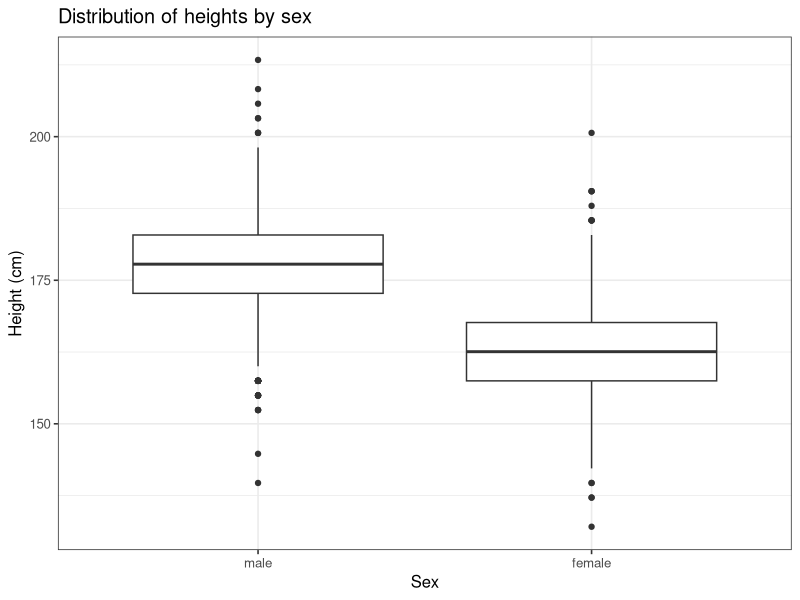
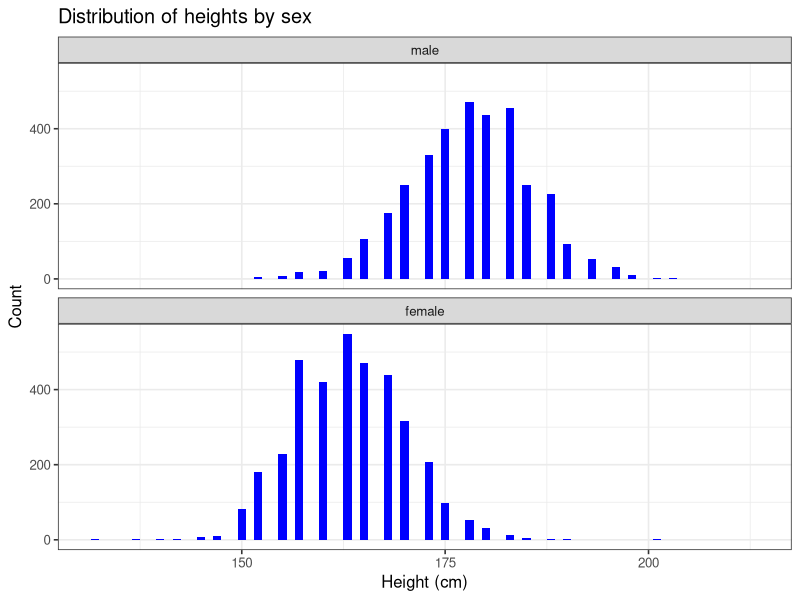
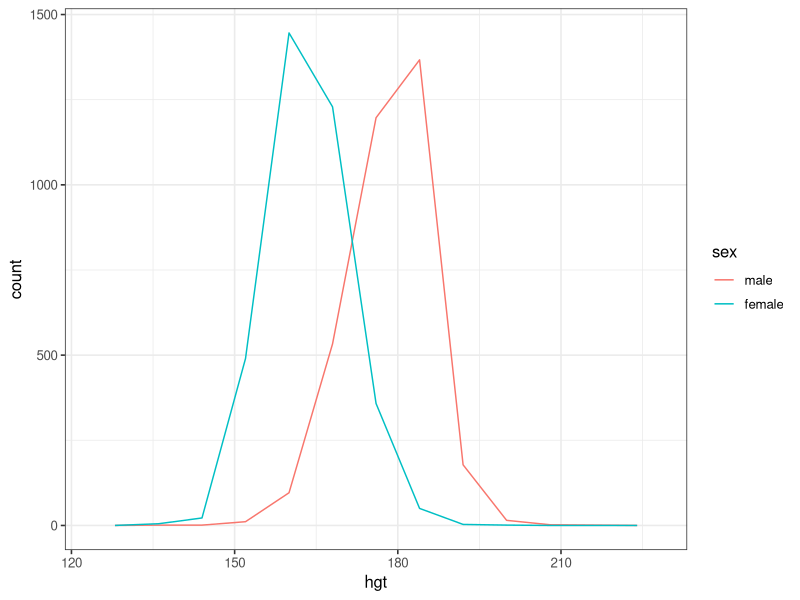
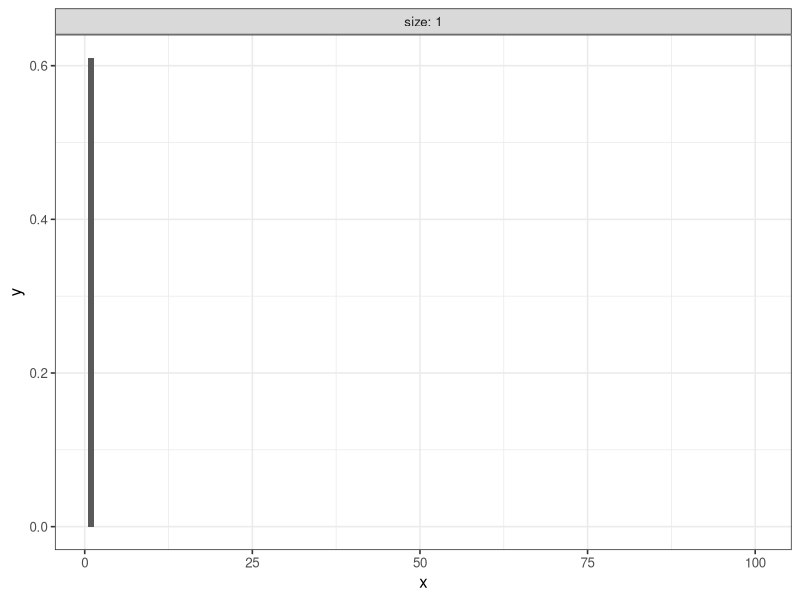

Write the R code that produced these figures, in order.
## ---- chunk 1
knitr::opts_chunk$set(echo = TRUE)

options(dplyr.summarise.inform = FALSE)
library(tidyverse)

# set theme used for plotting
theme_set(theme_bw(base_size = 12))

# Modelr package
library(modelr)

library(ggplot2)

## ---- chunk 2
heights <- heights

heights
## ---- chunk 3
heights$hgt <- heights$height * 2.54

heights$wgt <- heights$weight * 0.45359237

heights
## ---- chunk 4
ggplot(heights, aes(x = sex, y = hgt)) + 
  geom_boxplot() +
  xlab("Sex") +
  ylab("Height (cm)") +
  ggtitle("Distribution of heights by sex")
## ---- chunk 5
ggplot(heights, aes(x = hgt)) +
  geom_histogram(binwidth = 1, fill = "blue") +
  facet_wrap(~ sex, ncol = 1) +
  xlab("Height (cm)") +
  ylab("Count") +
  ggtitle("Distribution of heights by sex")
## ---- chunk 6
#?heights
ggplot(heights, aes(x = hgt, color = sex, fill = sex)) +
  geom_freqpoly(binwidth = 8)
## ---- chunk 7
hgt_summary <- heights %>%
  group_by(sex) %>%
  summarize(
    hgt_mean = mean(hgt),
    hgt_sd = sd(hgt),
    counts = n()
)

hgt_summary
## ---- chunk 8

## ---- chunk 9

## ---- chunk 10

## ---- chunk 11

## ---- chunk 12

## ---- chunk 13

## ---- chunk 14

## ---- chunk 15

## ---- chunk 16

## ---- chunk 17

## ---- chunk 18

## ---- chunk 19

## ---- chunk 20

## ---- chunk 21

## ---- chunk 22
x_values <- 1:100
prob <- 0.61
# size <- c(1,2,3,10)

pdata_s1 <- tibble(x = x_values,
                    size = 1,
                    y = dbinom(x_values, size, prob))
pdata_s2 <- tibble(x = x_values,
                    size = 2,
                    y = dbinom(x_values, size, prob))
pdata_s3 <- tibble(x = x_values,
                    size = 3,
                    y = dbinom(x_values, size, prob))
pdata_s10 <- tibble(x = x_values,
                    size = 10,
                    y = dbinom(x_values, size, prob))

pdata_s <- rbind(pdata_s1
                 # pdata_n20,
                 # pdata_n50,
                 # pdata_n100
                 )

ggplot() +
  geom_bar(data=pdata_s, aes(x, y), stat = "identity") +
  # ylab("pmf") +
  facet_wrap(~ size, labeller = label_both) #+

# df <- data.frame(x, dbinom=dbinom(x, size, prob)) 
# 
# ggplot(df, aes(x, dbinom)) +
#   geom_bar(stat='identity') + 
#   facet_wrap(~x)
## ---- chunk 23

## ---- chunk 24

## ---- chunk 25

## ---- chunk 26

## ---- chunk 27

## ---- chunk 28

## ---- chunk 29

## ---- chunk 30

## ---- chunk 31

## ---- chunk 32

## ---- chunk 33

## ---- chunk 34

## ---- chunk 35

## ---- chunk 36
